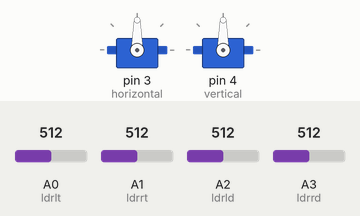
Simulated run of this sketch. Board: Arduino Uno, built with avr-gcc and run on an emulated ATmega328P. Parts: 2 × servo. The test bench sets the inputs (shaded band); at power-on: A2 (ldrld) = 512, A1 (ldrrt) = 512, A3 (ldrrd) = 512, A0 (ldrlt) = 512.

Above: at 1.2 s.
1.3 s: A2 (ldrld) set to 540
At 1.8 s:
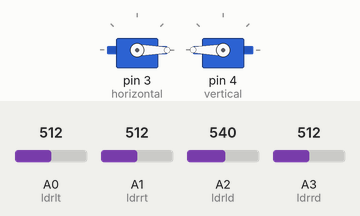
4.3 s: A1 (ldrrt) set to 529
At 4.3 s:
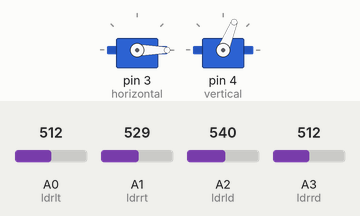
5.8 s: A3 (ldrrd) set to 533
At 6.25 s:
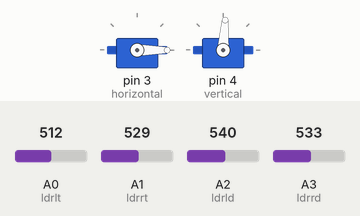
8.8 s: A0 (ldrlt) set to 306
At 10.1 s:
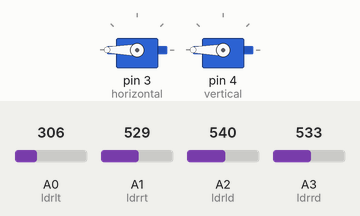
10.7 s: A1 (ldrrt) set to 170
At 10.85 s:
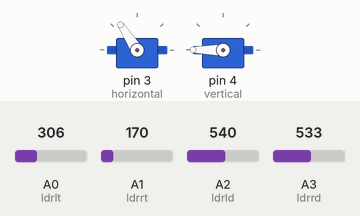
12.6 s: A3 (ldrrd) set to 716
At 12.98 s:
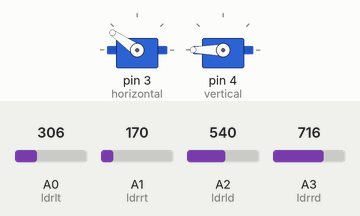
Timing chart, 0 to 15.5 s (numbered marks = the images above; inputs shaded):
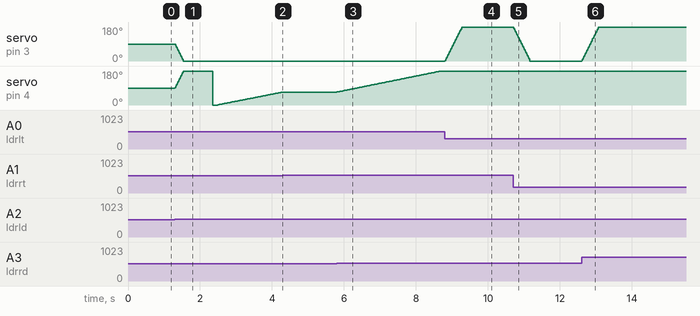

Measured:
- the behaviour switches between 533 and 534 on A2 (ldrld) (found by bisection; images 0 and 1)
- the behaviour switches between 519 and 520 on A1 (ldrrt) (found by bisection; images 1 and 2)
- the behaviour switches between 521 and 522 on A3 (ldrrd) (found by bisection; images 2 and 3)
- after the input at 1.3 s, servo on pin 3 (horizontal): moves from 90° to 0° over 0.23 s, starting at once
- after the input at 4.3 s, servo on pin 4 (vertical): stays 68° (without the input it goes to 69° after 0.00 s)
- after the input at 5.8 s, servo on pin 4 (vertical): moves from 68° to 180° over 2.9 s, starting at once
- after the input at 8.8 s, servo on pin 3 (horizontal): moves from 0° to 180° over 0.46 s, starting at once
- after the input at 10.7 s, servo on pin 3 (horizontal): moves from 180° to 0° over 0.46 s, starting at once
- after the input at 12.6 s, servo on pin 3 (horizontal): moves from 0° to 180° over 0.46 s, starting at once

The sketch:

sketch_dec26a.ino
```cpp
#include <Servo.h> // include Servo library

Servo horizontal; // horizontal servo
int servoh = 90;     // stand horizontal servo

Servo vertical;   // vertical servo
int servov = 90;     // stand vertical servo

// LDR pin connections
//  name  = analogpin;
int ldrlt = 0; //LDR top left
int ldrrt = 1; //LDR top rigt
int ldrld = 2; //LDR down left
int ldrrd = 3 ; //ldr down rigt

void setup()
{
  Serial.begin(9600);
// servo connections
// name.attacht(pin);
  horizontal.attach(3);
  vertical.attach(4);
}

void loop()
{
  int lt = analogRead(ldrlt); // top left
  int rt = analogRead(ldrrt); // top right
  int ld = analogRead(ldrld); // down left
  int rd = analogRead(ldrrd); // down rigt

  //int dtime = analogRead(4)/20; // read potentiometers
 // int tol = analogRead(5)/4;
int tol = 10;
 /* Serial.print("LT: ");
  Serial.println(lt);
  delay(1000); */
  int avt = (lt + rt) / 2; // average value top
  int avd = (ld + rd) / 2; // average value down
  int avl = (lt + ld) / 2; // average value left
  int avr = (rt + rd) / 2; // average value right

  int dvert = avt - avd; // check the diffirence of up and down
  int dhoriz = avl - avr;// check the diffirence og left and rigt

  if (-1*tol > dvert || dvert > tol) // check if the diffirence is in the tolerance else change vertical angle
  {
  if (avt > avd)
  {
    servov = --servov;
     if (servov > 180)
     {
      servov = 180;
     }
  }
  else if (avt < avd)
  {
    servov= ++servov;
    if (servov < 0)
  {
    servov = 0;
  }
  }
  vertical.write(servov);
  }

  if (-1*tol > dhoriz || dhoriz > tol) // check if the diffirence is in the tolerance else change horizontal angle
  {
  if (avl > avr)
  {
    servoh = --servoh;
    if (servoh < 0)
    {
    servoh = 0;
    }
  }
  else if (avl < avr)
  {
    servoh = ++servoh;
     if (servoh > 180)
     {
     servoh = 180;
     }
  }
  else if (avl = avr)
  {
    // nothing
  }
  horizontal.write(servoh);
  }
 /*Serial.print("dvert: ");
 Serial.println(dvert);
 Serial.print("dhoriz: ");
 Serial.println(dhoriz);
  */ delay(2);
}
```
